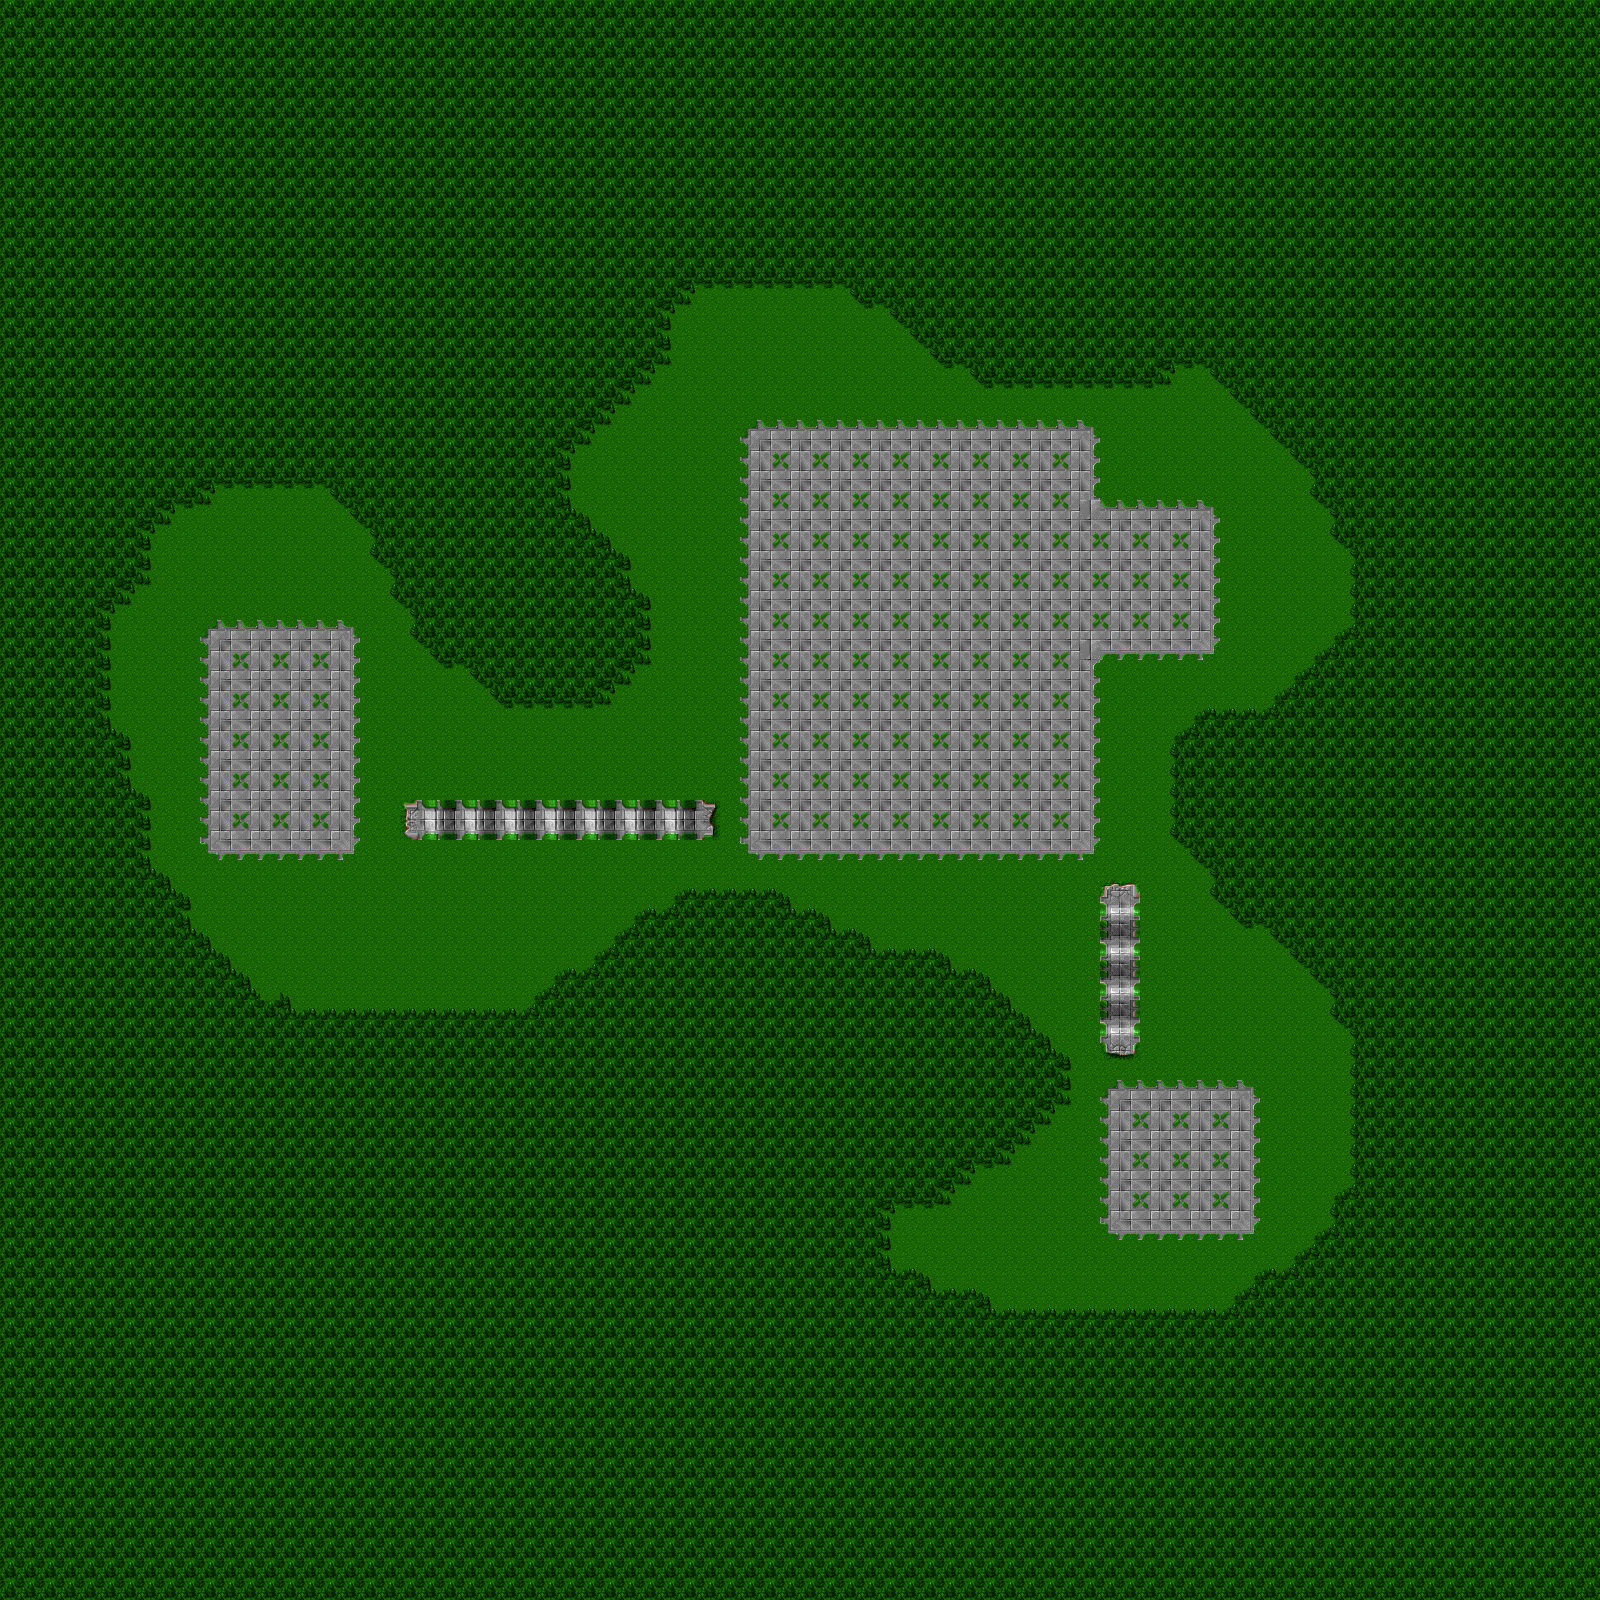

A 2D game scene composited from a Tiled map and its tileset images. What follows is a short description and the map's XML, with each tile layer's data collapsed to a summary:
An orthogonal 80x80 tile map with 20x20 px tiles, 1 tile layer (Calque de Tile 1).

<map version="1.0" orientation="orthogonal" width="80" height="80" tilewidth="20" tileheight="20">
 <tileset firstgid="1" name="20x20" tilewidth="20" tileheight="20">
  <image source="20x20.bmp" width="500" height="320" />
 </tileset>
 <layer name="Calque de Tile 1" width="80" height="80">
  <data>[6400 cells, 6400 non-empty, 43 distinct tile ids]</data>
 </layer>
</map>
